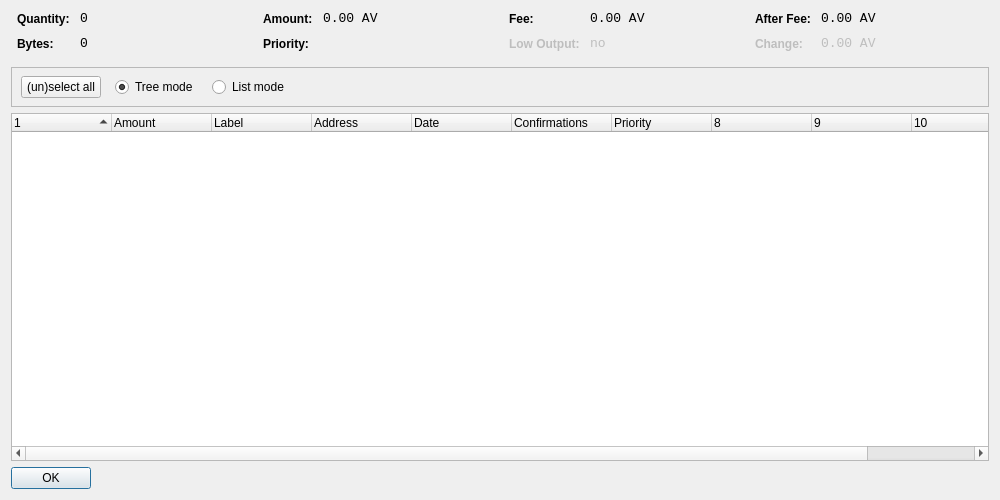
<?xml version="1.0" encoding="UTF-8"?>
<ui version="4.0">
 <class>CoinControlDialog</class>
 <widget class="QDialog" name="CoinControlDialog">
  <property name="geometry">
   <rect>
    <x>0</x>
    <y>0</y>
    <width>1000</width>
    <height>500</height>
   </rect>
  </property>
  <property name="windowTitle">
   <string>Coin Control</string>
  </property>
  <layout class="QVBoxLayout" name="verticalLayout">
   <item>
    <layout class="QHBoxLayout" name="horizontalLayoutTop" stretch="0,0,0,0">
     <property name="topMargin">
      <number>0</number>
     </property>
     <property name="bottomMargin">
      <number>10</number>
     </property>
     <item>
      <layout class="QFormLayout" name="formLayoutCoinControl1">
       <property name="horizontalSpacing">
        <number>10</number>
       </property>
       <property name="verticalSpacing">
        <number>10</number>
       </property>
       <property name="leftMargin">
        <number>6</number>
       </property>
       <property name="rightMargin">
        <number>6</number>
       </property>
       <item row="0" column="0">
        <widget class="QLabel" name="labelCoinControlQuantityText">
         <property name="styleSheet">
          <string notr="true">font-weight:bold;</string>
         </property>
         <property name="text">
          <string>Quantity:</string>
         </property>
        </widget>
       </item>
       <item row="0" column="1">
        <widget class="QLabel" name="labelCoinControlQuantity">
         <property name="font">
          <font>
           <family>Monospace</family>
           <pointsize>10</pointsize>
          </font>
         </property>
         <property name="cursor">
          <cursorShape>IBeamCursor</cursorShape>
         </property>
         <property name="contextMenuPolicy">
          <enum>Qt::ActionsContextMenu</enum>
         </property>
         <property name="text">
          <string notr="true">0</string>
         </property>
         <property name="textInteractionFlags">
          <set>Qt::LinksAccessibleByMouse|Qt::TextSelectableByKeyboard|Qt::TextSelectableByMouse</set>
         </property>
        </widget>
       </item>
       <item row="1" column="0">
        <widget class="QLabel" name="labelCoinControlBytesText">
         <property name="styleSheet">
          <string notr="true">font-weight:bold;</string>
         </property>
         <property name="text">
          <string>Bytes:</string>
         </property>
        </widget>
       </item>
       <item row="1" column="1">
        <widget class="QLabel" name="labelCoinControlBytes">
         <property name="font">
          <font>
           <family>Monospace</family>
           <pointsize>10</pointsize>
          </font>
         </property>
         <property name="cursor">
          <cursorShape>IBeamCursor</cursorShape>
         </property>
         <property name="contextMenuPolicy">
          <enum>Qt::ActionsContextMenu</enum>
         </property>
         <property name="text">
          <string notr="true">0</string>
         </property>
         <property name="textInteractionFlags">
          <set>Qt::LinksAccessibleByMouse|Qt::TextSelectableByKeyboard|Qt::TextSelectableByMouse</set>
         </property>
        </widget>
       </item>
      </layout>
     </item>
     <item>
      <layout class="QFormLayout" name="formLayoutCoinControl2">
       <property name="horizontalSpacing">
        <number>10</number>
       </property>
       <property name="verticalSpacing">
        <number>10</number>
       </property>
       <property name="leftMargin">
        <number>6</number>
       </property>
       <property name="rightMargin">
        <number>6</number>
       </property>
       <item row="0" column="0">
        <widget class="QLabel" name="labelCoinControlAmountText">
         <property name="styleSheet">
          <string notr="true">font-weight:bold;</string>
         </property>
         <property name="text">
          <string>Amount:</string>
         </property>
        </widget>
       </item>
       <item row="0" column="1">
        <widget class="QLabel" name="labelCoinControlAmount">
         <property name="font">
          <font>
           <family>Monospace</family>
           <pointsize>10</pointsize>
          </font>
         </property>
         <property name="cursor">
          <cursorShape>IBeamCursor</cursorShape>
         </property>
         <property name="contextMenuPolicy">
          <enum>Qt::ActionsContextMenu</enum>
         </property>
         <property name="text">
          <string notr="true">0.00 AV</string>
         </property>
         <property name="textInteractionFlags">
          <set>Qt::LinksAccessibleByMouse|Qt::TextSelectableByKeyboard|Qt::TextSelectableByMouse</set>
         </property>
        </widget>
       </item>
       <item row="1" column="0">
        <widget class="QLabel" name="labelCoinControlPriorityText">
         <property name="styleSheet">
          <string notr="true">font-weight:bold;</string>
         </property>
         <property name="text">
          <string>Priority:</string>
         </property>
        </widget>
       </item>
       <item row="1" column="1">
        <widget class="QLabel" name="labelCoinControlPriority">
         <property name="font">
          <font>
           <family>Monospace</family>
           <pointsize>10</pointsize>
          </font>
         </property>
         <property name="cursor">
          <cursorShape>IBeamCursor</cursorShape>
         </property>
         <property name="contextMenuPolicy">
          <enum>Qt::ActionsContextMenu</enum>
         </property>
         <property name="text">
          <string/>
         </property>
         <property name="textInteractionFlags">
          <set>Qt::LinksAccessibleByMouse|Qt::TextSelectableByKeyboard|Qt::TextSelectableByMouse</set>
         </property>
        </widget>
       </item>
      </layout>
     </item>
     <item>
      <layout class="QFormLayout" name="formLayoutCoinControl3">
       <property name="horizontalSpacing">
        <number>10</number>
       </property>
       <property name="verticalSpacing">
        <number>10</number>
       </property>
       <property name="leftMargin">
        <number>6</number>
       </property>
       <property name="rightMargin">
        <number>6</number>
       </property>
       <item row="0" column="0">
        <widget class="QLabel" name="labelCoinControlFeeText">
         <property name="styleSheet">
          <string notr="true">font-weight:bold;</string>
         </property>
         <property name="text">
          <string>Fee:</string>
         </property>
        </widget>
       </item>
       <item row="0" column="1">
        <widget class="QLabel" name="labelCoinControlFee">
         <property name="font">
          <font>
           <family>Monospace</family>
           <pointsize>10</pointsize>
          </font>
         </property>
         <property name="cursor">
          <cursorShape>IBeamCursor</cursorShape>
         </property>
         <property name="contextMenuPolicy">
          <enum>Qt::ActionsContextMenu</enum>
         </property>
         <property name="text">
          <string notr="true">0.00 AV</string>
         </property>
         <property name="textInteractionFlags">
          <set>Qt::LinksAccessibleByMouse|Qt::TextSelectableByKeyboard|Qt::TextSelectableByMouse</set>
         </property>
        </widget>
       </item>
       <item row="1" column="0">
        <widget class="QLabel" name="labelCoinControlLowOutputText">
         <property name="enabled">
          <bool>false</bool>
         </property>
         <property name="styleSheet">
          <string notr="true">font-weight:bold;</string>
         </property>
         <property name="text">
          <string>Low Output:</string>
         </property>
        </widget>
       </item>
       <item row="1" column="1">
        <widget class="QLabel" name="labelCoinControlLowOutput">
         <property name="enabled">
          <bool>false</bool>
         </property>
         <property name="font">
          <font>
           <family>Monospace</family>
           <pointsize>10</pointsize>
          </font>
         </property>
         <property name="cursor">
          <cursorShape>IBeamCursor</cursorShape>
         </property>
         <property name="contextMenuPolicy">
          <enum>Qt::ActionsContextMenu</enum>
         </property>
         <property name="text">
          <string notr="true">no</string>
         </property>
         <property name="textInteractionFlags">
          <set>Qt::LinksAccessibleByMouse|Qt::TextSelectableByKeyboard|Qt::TextSelectableByMouse</set>
         </property>
        </widget>
       </item>
      </layout>
     </item>
     <item>
      <layout class="QFormLayout" name="formLayoutCoinControl4">
       <property name="horizontalSpacing">
        <number>10</number>
       </property>
       <property name="verticalSpacing">
        <number>10</number>
       </property>
       <property name="leftMargin">
        <number>6</number>
       </property>
       <property name="rightMargin">
        <number>6</number>
       </property>
       <item row="0" column="0">
        <widget class="QLabel" name="labelCoinControlAfterFeeText">
         <property name="styleSheet">
          <string notr="true">font-weight:bold;</string>
         </property>
         <property name="text">
          <string>After Fee:</string>
         </property>
        </widget>
       </item>
       <item row="0" column="1">
        <widget class="QLabel" name="labelCoinControlAfterFee">
         <property name="font">
          <font>
           <family>Monospace</family>
           <pointsize>10</pointsize>
          </font>
         </property>
         <property name="cursor">
          <cursorShape>IBeamCursor</cursorShape>
         </property>
         <property name="contextMenuPolicy">
          <enum>Qt::ActionsContextMenu</enum>
         </property>
         <property name="text">
          <string notr="true">0.00 AV</string>
         </property>
         <property name="textInteractionFlags">
          <set>Qt::LinksAccessibleByMouse|Qt::TextSelectableByKeyboard|Qt::TextSelectableByMouse</set>
         </property>
        </widget>
       </item>
       <item row="1" column="0">
        <widget class="QLabel" name="labelCoinControlChangeText">
         <property name="enabled">
          <bool>false</bool>
         </property>
         <property name="styleSheet">
          <string notr="true">font-weight:bold;</string>
         </property>
         <property name="text">
          <string>Change:</string>
         </property>
        </widget>
       </item>
       <item row="1" column="1">
        <widget class="QLabel" name="labelCoinControlChange">
         <property name="enabled">
          <bool>false</bool>
         </property>
         <property name="font">
          <font>
           <family>Monospace</family>
           <pointsize>10</pointsize>
          </font>
         </property>
         <property name="cursor">
          <cursorShape>IBeamCursor</cursorShape>
         </property>
         <property name="contextMenuPolicy">
          <enum>Qt::ActionsContextMenu</enum>
         </property>
         <property name="text">
          <string notr="true">0.00 AV</string>
         </property>
         <property name="textInteractionFlags">
          <set>Qt::LinksAccessibleByMouse|Qt::TextSelectableByKeyboard|Qt::TextSelectableByMouse</set>
         </property>
        </widget>
       </item>
      </layout>
     </item>
    </layout>
   </item>
   <item>
    <widget class="QFrame" name="frame">
     <property name="minimumSize">
      <size>
       <width>0</width>
       <height>40</height>
      </size>
     </property>
     <property name="frameShape">
      <enum>QFrame::StyledPanel</enum>
     </property>
     <property name="frameShadow">
      <enum>QFrame::Sunken</enum>
     </property>
     <widget class="QWidget" name="horizontalLayoutWidget">
      <property name="geometry">
       <rect>
        <x>10</x>
        <y>0</y>
        <width>781</width>
        <height>41</height>
       </rect>
      </property>
      <layout class="QHBoxLayout" name="horizontalLayoutPanel" stretch="0,0,0,0,0">
       <property name="spacing">
        <number>14</number>
       </property>
       <item>
        <widget class="QPushButton" name="pushButtonSelectAll">
         <property name="sizePolicy">
          <sizepolicy hsizetype="Maximum" vsizetype="Fixed">
           <horstretch>0</horstretch>
           <verstretch>0</verstretch>
          </sizepolicy>
         </property>
         <property name="text">
          <string>(un)select all</string>
         </property>
        </widget>
       </item>
       <item>
        <widget class="QRadioButton" name="radioTreeMode">
         <property name="sizePolicy">
          <sizepolicy hsizetype="Maximum" vsizetype="Fixed">
           <horstretch>0</horstretch>
           <verstretch>0</verstretch>
          </sizepolicy>
         </property>
         <property name="text">
          <string>Tree mode</string>
         </property>
         <property name="checked">
          <bool>true</bool>
         </property>
        </widget>
       </item>
       <item>
        <widget class="QRadioButton" name="radioListMode">
         <property name="sizePolicy">
          <sizepolicy hsizetype="Maximum" vsizetype="Fixed">
           <horstretch>0</horstretch>
           <verstretch>0</verstretch>
          </sizepolicy>
         </property>
         <property name="text">
          <string>List mode</string>
         </property>
        </widget>
       </item>
       <item>
        <spacer name="horizontalSpacer">
         <property name="orientation">
          <enum>Qt::Horizontal</enum>
         </property>
         <property name="sizeHint" stdset="0">
          <size>
           <width>40</width>
           <height>20</height>
          </size>
         </property>
        </spacer>
       </item>
      </layout>
     </widget>
    </widget>
   </item>
   <item>
    <widget class="CoinControlTreeWidget" name="treeWidget">
     <property name="contextMenuPolicy">
      <enum>Qt::CustomContextMenu</enum>
     </property>
     <property name="sortingEnabled">
      <bool>false</bool>
     </property>
     <property name="columnCount">
      <number>11</number>
     </property>
     <attribute name="headerShowSortIndicator" stdset="0">
      <bool>true</bool>
     </attribute>
     <attribute name="headerStretchLastSection">
      <bool>false</bool>
     </attribute>
     <column>
      <property name="text">
       <string/>
      </property>
     </column>
     <column>
      <property name="text">
       <string>Amount</string>
      </property>
     </column>
     <column>
      <property name="text">
       <string>Label</string>
      </property>
     </column>
     <column>
      <property name="text">
       <string>Address</string>
      </property>
     </column>
     <column>
      <property name="text">
       <string>Date</string>
      </property>
     </column>
     <column>
      <property name="text">
       <string>Confirmations</string>
      </property>
      <property name="toolTip">
       <string>Confirmed</string>
      </property>
     </column>
     <column>
      <property name="text">
       <string>Priority</string>
      </property>
     </column>
     <column>
      <property name="text">
       <string/>
      </property>
     </column>
     <column>
      <property name="text">
       <string/>
      </property>
     </column>
     <column>
      <property name="text">
       <string/>
      </property>
     </column>
     <column>
      <property name="text">
       <string/>
      </property>
     </column>
    </widget>
   </item>
   <item>
    <widget class="QDialogButtonBox" name="buttonBox">
     <property name="sizePolicy">
      <sizepolicy hsizetype="Maximum" vsizetype="Fixed">
       <horstretch>0</horstretch>
       <verstretch>0</verstretch>
      </sizepolicy>
     </property>
     <property name="orientation">
      <enum>Qt::Horizontal</enum>
     </property>
     <property name="standardButtons">
      <set>QDialogButtonBox::Ok</set>
     </property>
    </widget>
   </item>
  </layout>
 </widget>
 <customwidgets>
  <customwidget>
   <class>CoinControlTreeWidget</class>
   <extends>QTreeWidget</extends>
   <header>coincontroltreewidget.h</header>
  </customwidget>
 </customwidgets>
 <resources/>
 <connections/>
</ui>
